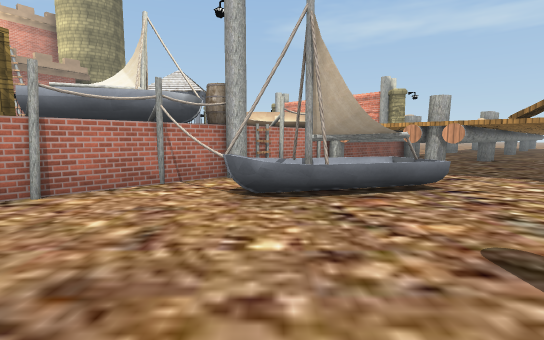
View 1 (above)

18 first-person views from a walk through a Unity game level. The camera is 1.3 m above the floor, tilts 6° down and sees 85° across. The floor is counted in squares, 2 m on a side. Each view is taken from the middle of a square. On the plan, view 1 faces up. The plan holds only what a view shows up to about 9 squares ahead; the rest is blank. The place goes on beyond the plan. Some animated figures are left out. Some surface patterns are stand-ins.

View 2
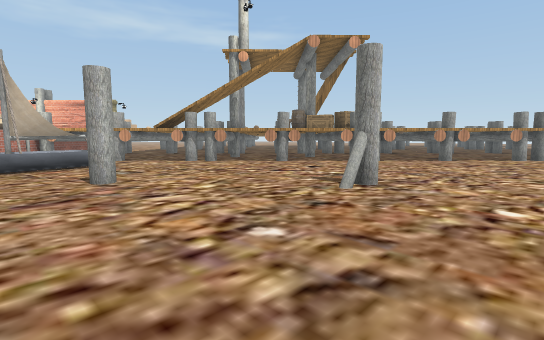

View 3
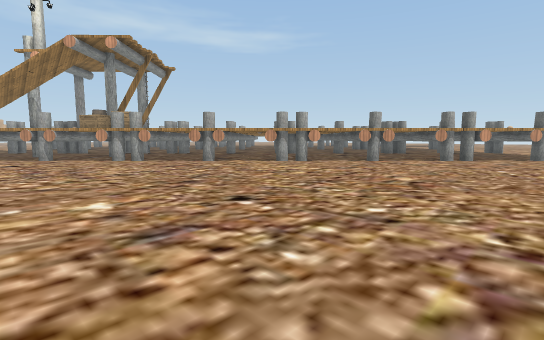

View 4
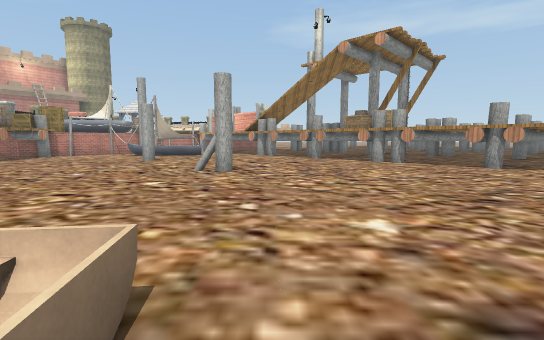

View 5
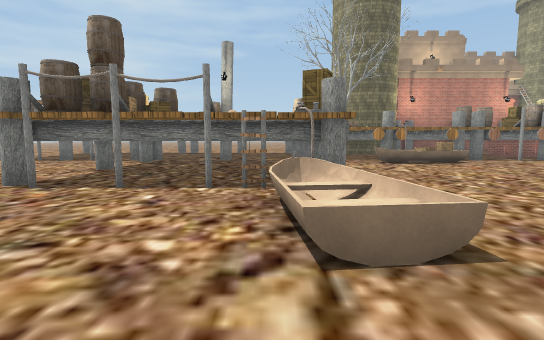

View 6
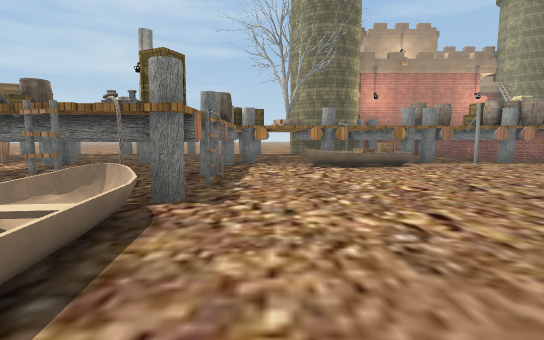

View 7
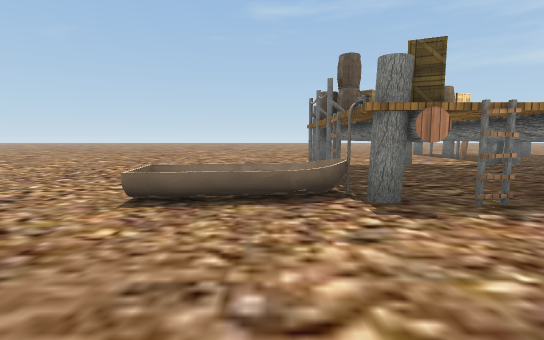

View 8
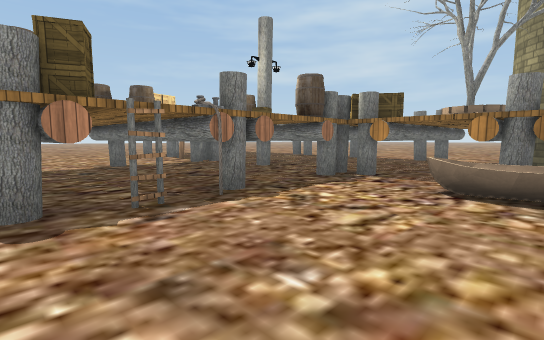

View 9
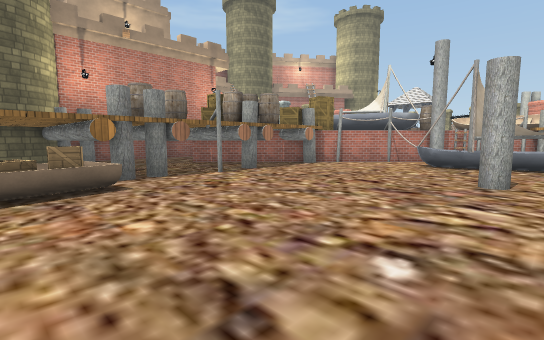

View 10
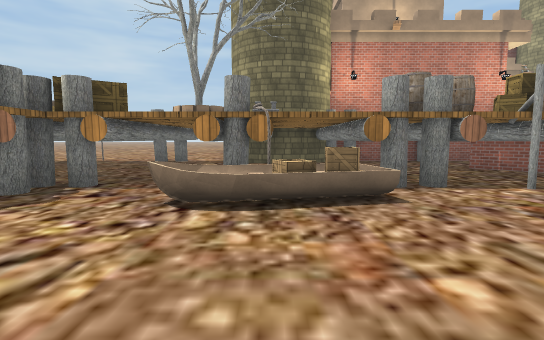

View 11
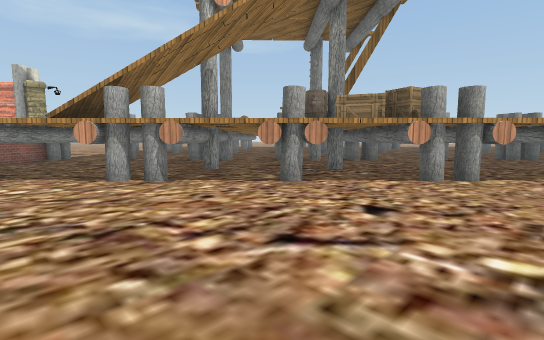

View 12
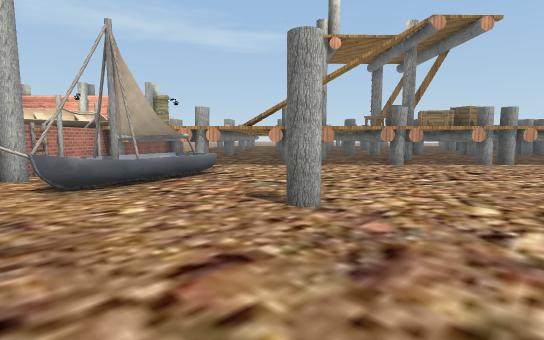

View 13
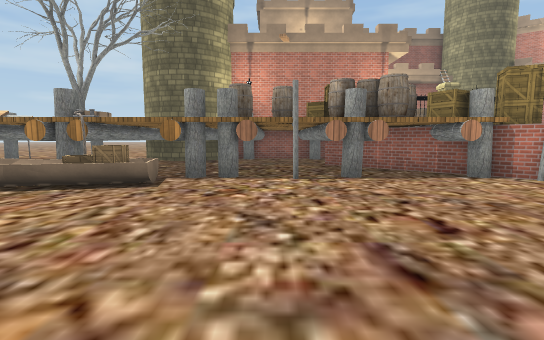

View 14
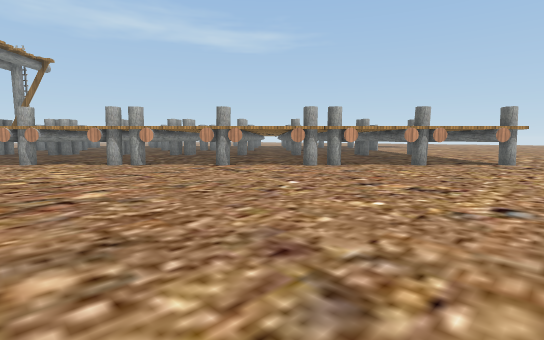

View 15
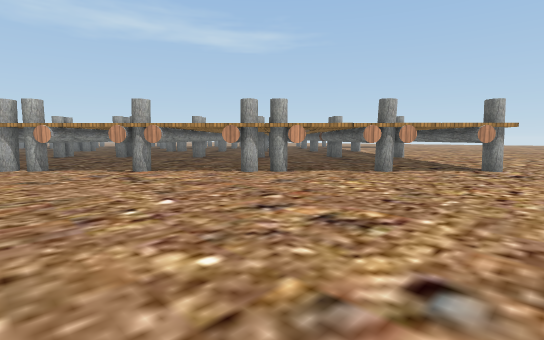

View 16
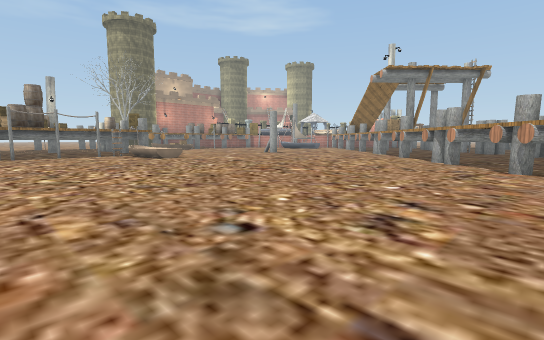

View 17
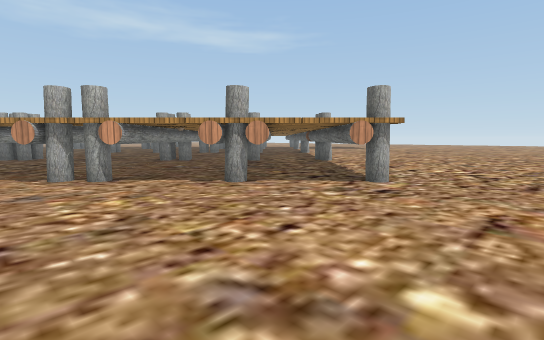

View 18
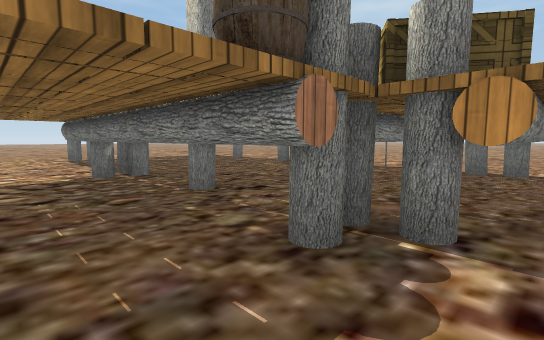

### Floor plan
Key: @ floor where view 1 was taken; # wall or solid block; x gap in a wall; . floor; L ladder; G log; B boat; C crate; T thing the floor can be seen under or through; W tower; U column; O other object.
Columns run from 10 left of view 1 to 24 right of it. Each row starts with its distance up from view 1.
 11               UU
 10               ##
  9              ####
  8             ####
  7           .O###
  6          LO####
  5          G.BB###
  4         OOBBB.###
  3        O .B....###
  2   #  ###........####
  1   ######...G......###
  0   ######..@........###
 -1   #....x............##
 -2   ######......G.....###
 -3    #####C............###
 -4    #####C.............####
 -5  W #####B..............###
 -6 ..######.................###  #
 -7 ..#  ######L#BB...........#######
 -8   ......  #.LBB............####..
 -9   .#O  ####.T..............###....
-10     O   ###.T...............#......
-11         ###.T......................
-12         #.x.x.....................

Positions as (right, up) in squares from view 1, and headings:
1: (0, 0), facing up
2: (0, -4), facing up-right
3: (5, -9), facing up-right
4: (5, -8), facing up
5: (6, -8), facing left
6: (5, -6), facing left
7: (3, -4), facing down
8: (2, -4), facing down-left
9: (2, -4), facing up-left
10: (1, -4), facing left
11: (3, -1), facing up-right
12: (-1, -1), facing up-right
13: (2, -1), facing left
14: (9, -11), facing up-right
15: (11, -11), facing up-right
16: (14, -12), facing up-left
17: (14, -12), facing up-right
18: (-1, -6), facing down-left
